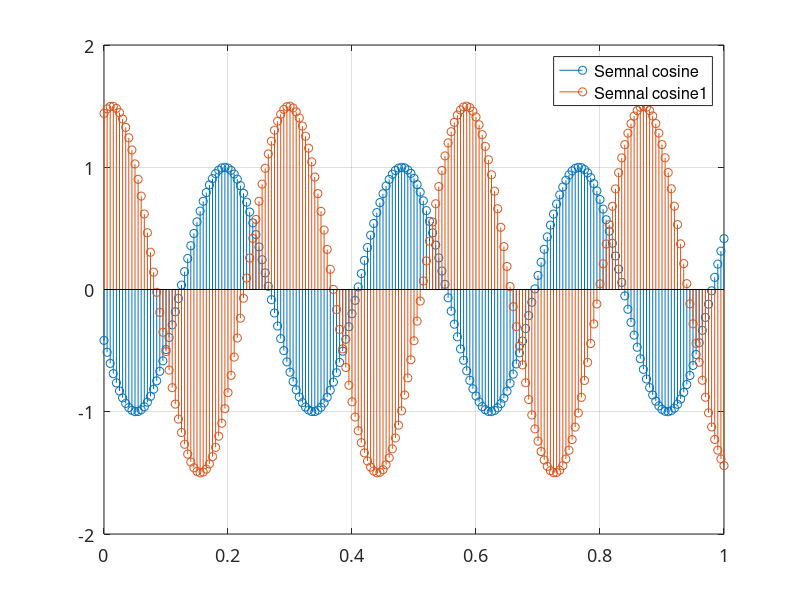

This chart was generated by the following MATLAB code: (Note: this script raises an error after producing the figure.)
t = 0:.005:3;
A = 1;
w0 = 7*pi;
phi = 2;

cosine = A*cos(w0*t+phi);

A1 = 1.5;
phi1 = 6;
cosine1 = A1*cos(w0*t+phi1);

stem(t, cosine)
hold on;
stem(t, cosine1)

%plot(t, cosine, t, cosine1)

grid, set (gca,'FontName', 'ArialCyr','FontSize',13)

legend("Semnal cosine", "Semnal cosine1", "AutoUpdate", "off")

xlim([0, 1])
ylim([-2, 2])

xline(0, "black")
yline(0, "black")

title('Semnal periodic in forma sinusoidala (stem)') 
xlabel('t,sec'), ylabel('X(t)'), grid

